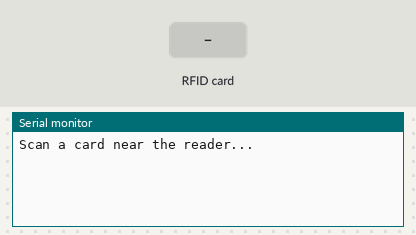
A sketch run on a simulated Arduino Uno, built with avr-gcc and run on an emulated ATmega328P. Parts: the last lines printed to the serial monitor. Inputs (shaded band) come from the test bench.

Above: at 1.2 s.
1.3 s: RFID card 8D 97 E7 2B held to the reader
At 2.5 s:
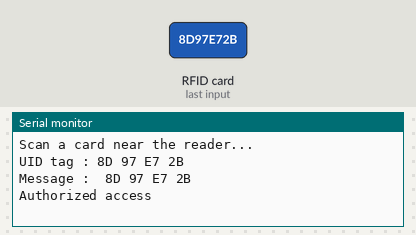
2.8 s: RFID card 5E 7A 19 C4 held to the reader
At 5.0 s:
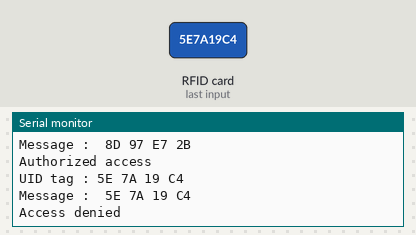

The sketch:

RFID_RadioFrequencyIdentification.ino
```cpp
/*
  Project: RFID Reader (MFRC522)
  Description:
    - Reads RFID cards using MFRC522 (RC522) module.
    - Prints UID and checks for authorized UID.
    - Requires MFRC522 library (install via Library Manager or add zip).
*/

#include <SPI.h>
#include <MFRC522.h>

// Set pin numbers for SDA (SS) and RST of RFID module
#define SDA_PIN 10
#define RST_PIN 9

MFRC522 mfrc522(SDA_PIN, RST_PIN); // Create MFRC522 instance

void setup() {
  // Initialize serial communication, SPI bus, and MFRC522 module
  Serial.begin(9600);
  while (!Serial); // Wait for Serial (for boards that need it)
  SPI.begin();
  mfrc522.PCD_Init();
  Serial.println("Scan a card near the reader...");
  Serial.println();
}

void loop() {
  // Look for new cards
  if (!mfrc522.PICC_IsNewCardPresent()) {
    return;
  }

  // Select one of the cards
  if (!mfrc522.PICC_ReadCardSerial()) {
    return;
  }

  // Show UID on Serial Monitor
  Serial.print("UID tag :");
  String content = "";
  for (byte i = 0; i < mfrc522.uid.size; i++) {
    Serial.print(mfrc522.uid.uidByte[i] < 0x10 ? " 0" : " ");
    Serial.print(mfrc522.uid.uidByte[i], HEX);
    content.concat(String(mfrc522.uid.uidByte[i] < 0x10 ? " 0" : " "));
    content.concat(String(mfrc522.uid.uidByte[i], HEX));
  }
  Serial.println();
  Serial.print("Message : ");
  content.toUpperCase();
  Serial.println(content);

  // Check authorized UID(s) - change the string below to match your card's UID
  if (content.substring(1) == "8D 97 E7 2B") {
    Serial.println("Authorized access");
    Serial.println();
    delay(3000);
  } else {
    Serial.println("Access denied");
    delay(3000);
  }

  // Halt PICC (optional) and stop encryption on PCD
  mfrc522.PICC_HaltA();
  mfrc522.PCD_StopCrypto1();
}
```

Measured:
- after the input at 1.3 s, the serial monitor: prints a new line at once (image 1)
- after the input at 2.8 s, the serial monitor: prints a new line after 1.5 s (image 2)
